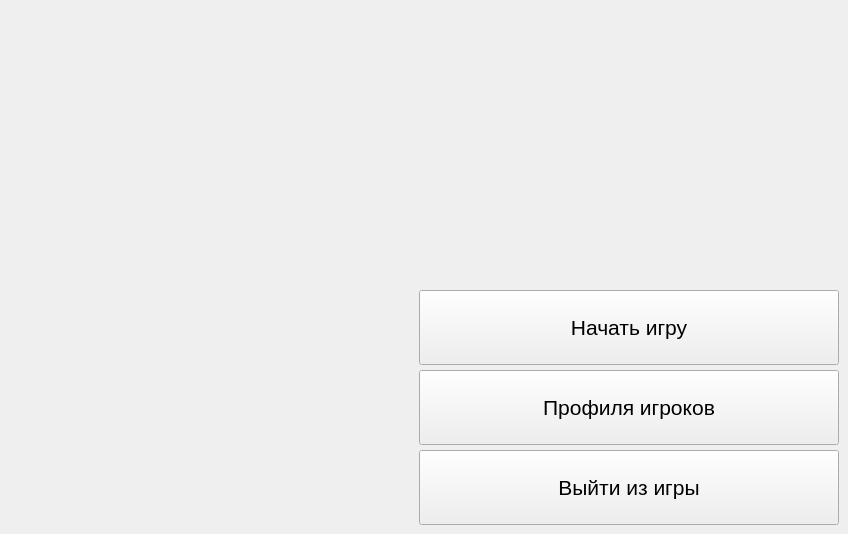
      <widget class="QWidget" name="startMenu">
       <widget class="QWidget" name="widget" native="true">
        <property name="geometry">
         <rect>
          <x>419</x>
          <y>290</y>
          <width>420</width>
          <height>235</height>
         </rect>
        </property>
        <widget class="QPushButton" name="pushButton_11">
         <property name="geometry">
          <rect>
           <x>0</x>
           <y>0</y>
           <width>420</width>
           <height>75</height>
          </rect>
         </property>
         <property name="font">
          <font>
           <pointsize>16</pointsize>
          </font>
         </property>
         <property name="text">
          <string>Начать игру</string>
         </property>
        </widget>
        <widget class="QPushButton" name="pushButton_12">
         <property name="geometry">
          <rect>
           <x>0</x>
           <y>160</y>
           <width>420</width>
           <height>75</height>
          </rect>
         </property>
         <property name="font">
          <font>
           <pointsize>16</pointsize>
          </font>
         </property>
         <property name="text">
          <string>Выйти из игры</string>
         </property>
        </widget>
        <widget class="QPushButton" name="playersProfiles_button">
         <property name="geometry">
          <rect>
           <x>0</x>
           <y>80</y>
           <width>420</width>
           <height>75</height>
          </rect>
         </property>
         <property name="font">
          <font>
           <pointsize>16</pointsize>
          </font>
         </property>
         <property name="text">
          <string>Профиля игроков</string>
         </property>
        </widget>
        <zorder>pushButton_12</zorder>
        <zorder>playersProfiles_button</zorder>
        <zorder>pushButton_11</zorder>
       </widget>
      </widget>
